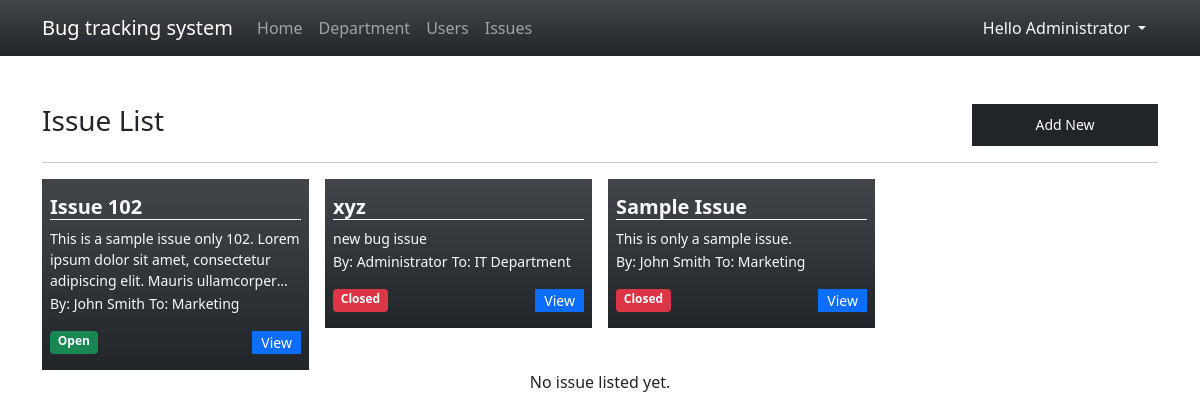
Page /?page=issues (signed in) on the committed database.
### tables this page shows
CREATE TABLE issue_list (
            `issue_id` INTEGER PRIMARY KEY AUTOINCREMENT,
            `title` TEXT NOT NULL,
            `description` TEXT NOT NULL,
            `department_id` INTEGER NOT NULL,
            `user_id` INTEGER NOT NULL,
            `status` INTEGER NOT NULL DEFAULT 0,
            `date_created` TIMESTAMP DEFAULT CURRENT_TIMESTAMP,
            `date_updated` TIMESTAMP NULL
        );

CREATE TABLE user_list (
            `user_id` INTEGER PRIMARY KEY AUTOINCREMENT,
            `fullname` TEXT NOT NULL,
            `email` TEXT NOT NULL,
            `contact` TEXT NOT NULL,
            `username` TEXT NOT NULL,
            `password` TEXT NOT NULL,
            `department_id` INTEGER,
            `type` INTEGER,
            `designation` TEXT NOT NULL,
            `date_created` TIMESTAMP DEFAULT CURRENT_TIMESTAMP
        );

CREATE TABLE department_list (
            `name` TEXT NOT NULL,
            `description` TEXT NOT NULL,
            `date_created` TIMESTAMP DEFAULT CURRENT_TIMESTAMP
        );

### issues.php (the view, shortened to what this page needs)
<div class="w-100 d-flex justify-content-between">
<h3>Issue List</h3>
<button class="btn btn-dark btn-sm py-1 rounded-0 col-2" type="button" id="create_new">Add New</button>
</div>
<hr>
<div class="row gx-3 row-cols-4">
    <?php
        $where = "";
        $sql = "SELECT i.*,u.fullname, d.name from issue_list i inner join department_list d on i.department_id = d.rowid inner join user_list u on i.user_id = u.user_id {$where} ORDER BY i.`status` asc, strftime('%s', i.date_created) desc";
        $qry = $conn->query($sql);
        while($row = $qry->fetchArray()):
    ?>
    <div class="col">
        <div class="w-100 bg-dark text-light bg-gradient opcaity-70 py-3 px-2">
            <h5 class="truncate-1 border-bottom border-light" title="<?php echo $row['title'] ?>"><b><?php echo $row['title'] ?></b></h5>
            <small class="truncate-3">
            <?php
                echo $row['description'];
            ?>
            </small>
            <?php if($_SESSION['type'] == 1): ?>
                <small>By: <?php echo $row['fullname'] ?></small>
                <small>To: <?php echo $row['name'] ?></small>
            <?php endif ?>
            <div class="w-100 d-flex justify-content-between align-items-middle mt-3">
                <?php
                if($row['status'] == 0 ){
                    echo "<span class='w-auto badge bg-success'>Open</span>";
                }else{
                    echo "<span class='w-auto badge bg-danger'>Closed</span>";
                }
                ?>
                <a class="btn btn-sm btn-primary col-auto py-0 rounded-0" href="./?page=view_issue&id=<?php echo md5($row['issue_id']) ?>">View</a>
            </div>
        </div>
    </div>
    <?php endwhile; ?>
</div>
<?php if(!$qry->fetchArray()): ?>
<div class="w-100 text-center">No issue listed yet.</div>
<?php endif; ?>

### index.php (style rules this page uses)
.truncate-1 { overflow: hidden; text-overflow: ellipsis; display: -webkit-box; -webkit-line-clamp: 1; -webkit-box-orient: vertical; }
.truncate-3 { overflow: hidden; text-overflow: ellipsis; display: -webkit-box; -webkit-line-clamp: 3; -webkit-box-orient: vertical; }

### rows in the picture
issue_list: title "Issue 102", description "This is a sample issue only 102. Lorem ipsum dolor sit amet, consectetur adipiscing elit. Mauris…", user.fullname "John Smith", department_list.name "Marketing", status "Open"
issue_list: title "xyz", description "new bug issue", user.fullname "Administrator", department_list.name "IT Department", status "Closed"
issue_list: title "Sample Issue", description "This is only a sample issue.", user.fullname "John Smith", department_list.name "Marketing", status "Closed"

### other values in the picture
$_SESSION['fullname'] "Administrator"
